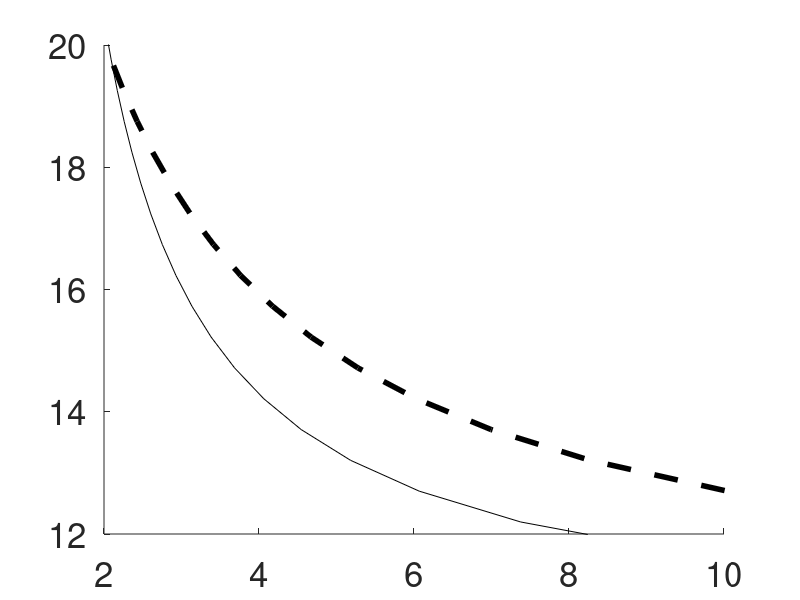

Write MATLAB code to recreate this figure.
%clear all;close all;clc;

% plot parameters 
FS = 25;
linewidth = 4;
myname = 'helvetica';


%% generate data %%%%%%%%%%%%%%%%


lambda = 0.1;
n = 100;                       % delay cost index 
m = 100;                       % for all T
ll = 100;level = 20;             % number/range of Ti to test
%Ti_all = linspace(10,level,ll);
CostFinalH = zeros(1,ll);CostFinalU = zeros(1,ll);      % cost for each Ti
OptT = zeros(3,ll);OptR = zeros(3,ll);                  % cost for each Ti

%%%%%%%%%% to change plot range %%%%%%%%%%%%%%%%
DelayLimit = linspace(0.1,50,n);
Ta = 10;   % advanced warning: Ta = 20 for bike, Ta=10 for visual
Ti = 10;   % internal delay:   Ti = 0 for bike; Ti=10 for visual
%%%%%%%%%%%%%%%%%%%%%%%%%%%%%%%%%%%%%%%%%%%%%%%%


QuantCostU = zeros(1,n);
QuantCostH = zeros(1,n);
Tmin = 0.1;Tmax = 50;            % range of delay to search over 
Trange = linspace(Tmin,Tmax,m);
Rrange = lambda * Trange;

delay_cost1 = max([zeros(1,m);Trange+Ti]); 
qunat_cost1 = 1./(2.^Rrange - 1);
delay_cost2 = max([zeros(1,m);Trange-Ta]);
qunat_cost2 = 1./(2.^Rrange - 1);

[D1,D2] = meshgrid(delay_cost1,delay_cost2);
[Q1,Q2] = meshgrid(qunat_cost1,qunat_cost2); 

% heterogeneous 
for index = 1:n

    FixDelay = ( D1+D2 >= DelayLimit(index)); 

    Value = (Q1+Q2)+FixDelay*1000;
    QuantCostH(index) = min(min(Value));

end

D = delay_cost1+delay_cost2;
Q = qunat_cost1+qunat_cost2;


for index = 1:n

    FixDelay = ( D >= DelayLimit(index)); 

    Value = Q+FixDelay*1000;
    QuantCostU(index) = min(min(Value));

end

%% plots %%%%%%%%%%%%%%%%


% normal 
Figure = figure('color', [1 1 1]);
subplot(111); hold on;
plot(QuantCostH,DelayLimit,'k',QuantCostU,DelayLimit,'k--','LineWidth',linewidth);
%legend('Diverse','Uniform');
%xlabel('Quantization cost');
%ylabel('Delay cost')
set(findall(gcf,'-property','FontSize'),'FontSize',FS);
set(gca,'fontsize', FS, 'FontName', myname);
hold off



%%%%%%%%%% to change plot range %%%%%%%%%%%%%%%%
axis([2 10 12 20]) % for visual
%axis([2 10 2 10])  % for bike
%%%%%%%%%%%%%%%%%%%%%%%%%%%%%%%%%%%%%%%%%%%%%%%%


% 
% % loglog
% figure;
% loglog(QuantCostH,DelayLimit,'k',QuantCostU,DelayLimit,'k--','LineWidth',4);
% legend('Diverse','Uniform');
% xlabel('Quantization cost');
% ylabel('Delay cost')
% 
% 
% 
% %%%%%%%%%% to change plot range %%%%%%%%%%%%%%%%
% axis([1 3.5 5 7])
% %%%%%%%%%%%%%%%%%%%%%%%%%%%%%%%%%%%%%%%%%%%%%%%%
% 
% 
% 
% % semilogy
% figure;
% semilogy(QuantCostH,DelayLimit,'k',QuantCostU,DelayLimit,'k--','LineWidth',4);
% legend('Diverse','Uniform');
% xlabel('Quantization cost');
% ylabel('Delay cost')




%%%%%%%%%% to change plot range %%%%%%%%%%%%%%%%
%axis([1 3.5 5 7])
%%%%%%%%%%%%%%%%%%%%%%%%%%%%%%%%%%%%%%%%%%%%%%%%